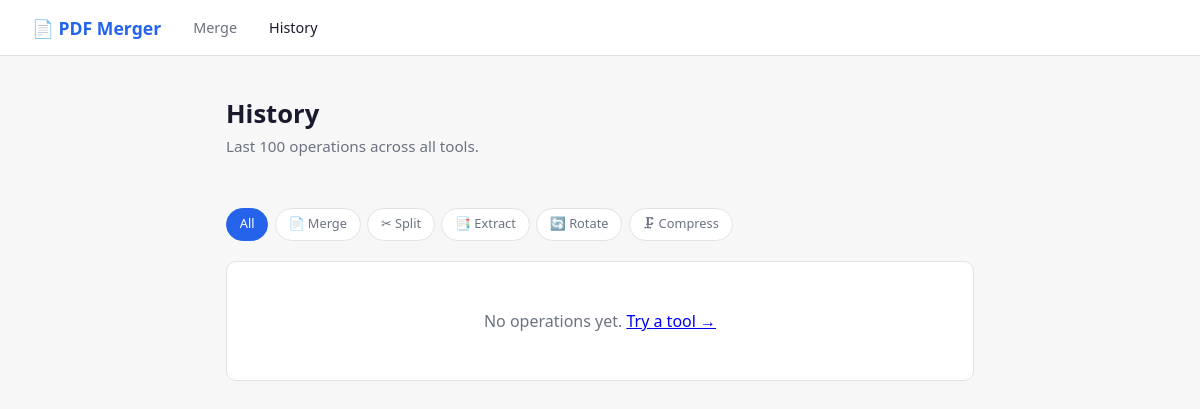
Before: /history/ with the older database file.
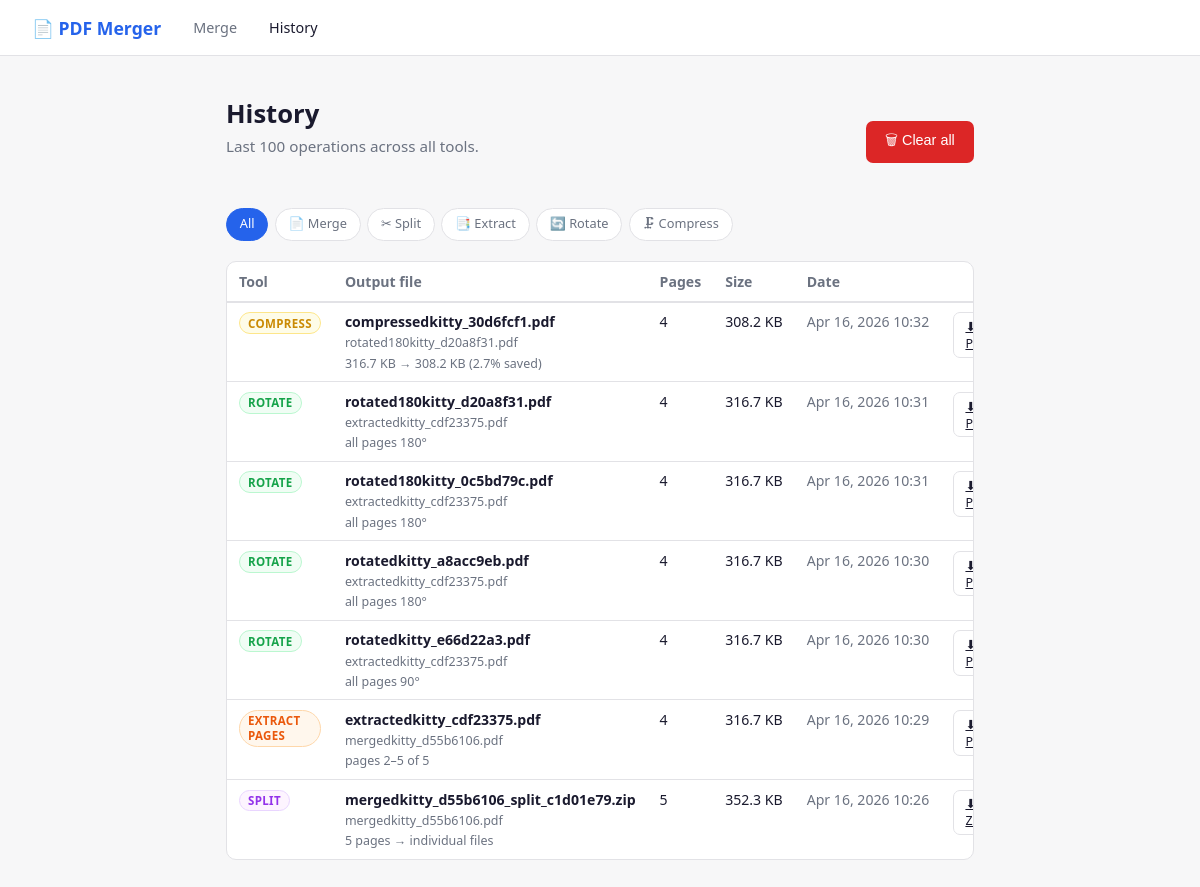
After: the same page with the newer database file.
### merger/models.py (models this page shows, shortened)
class Job(models.Model):
    tool            = models.CharField(max_length=20, choices=TOOL_CHOICES)
    output_filename = models.CharField(max_length=255)
    input_files     = models.TextField()          # comma-separated original names
    total_pages     = models.PositiveIntegerField(default=0)
    file_size_kb    = models.FloatField(default=0)
    output_path     = models.CharField(max_length=500)
    extra_info      = models.CharField(max_length=255, blank=True)  # e.g. "pages 5-10", "90°"
    created_at      = models.DateTimeField(auto_now_add=True)
    class Meta:
        ordering = ['-created_at']

### merger/views.py (the view)
# urls.py: path('history/',               views.history,       name='history'),
def history(request):
    tool = request.GET.get('tool', '')
    jobs = Job.objects.all()
    if tool:
        jobs = jobs.filter(tool=tool)
    jobs = jobs[:100]
    return render(request, 'merger/history.html', {'jobs': jobs, 'active_tool': tool})

### merger/templates/merger/history.html (shortened to what this page needs)
{% extends 'merger/base.html' %}
{% block content %}
<div class="top-row">
  <div>
    <h1>History</h1>
    <p class="subtitle">Last 100 operations across all tools.</p>
  </div>
  {% if jobs %}
  <form method="post" action="{% url 'clear_history' %}" onsubmit="return confirm('Delete all history and files?')">
    <button type="submit" class="btn btn-danger">🗑 Clear all</button>
  </form>
  {% endif %}
</div>
<div class="filter-row" style="margin-bottom:1.25rem">
  <a href="/history/" class="filter-btn {% if not active_tool %}active{% endif %}">All</a>
  <a href="/history/?tool=merge"    class="filter-btn {% if active_tool == 'merge'    %}active{% endif %}">📄 Merge</a>
  <a href="/history/?tool=split"    class="filter-btn {% if active_tool == 'split'    %}active{% endif %}">✂ Split</a>
  <a href="/history/?tool=extract"  class="filter-btn {% if active_tool == 'extract'  %}active{% endif %}">📑 Extract</a>
  <a href="/history/?tool=rotate"   class="filter-btn {% if active_tool == 'rotate'   %}active{% endif %}">🔄 Rotate</a>
  <a href="/history/?tool=compress" class="filter-btn {% if active_tool == 'compress' %}active{% endif %}">🗜 Compress</a>
</div>
<div class="card" style="padding:0;overflow:hidden">
{% if jobs %}
<table>
  <thead>
    <tr>
      <th>Tool</th>
      <th>Output file</th>
      <th>Pages</th>
      <th>Size</th>
      <th>Date</th>
      <th></th>
    </tr>
  </thead>
  <tbody>
  {% for job in jobs %}
    <tr>
      <td><span class="badge badge-{{ job.tool }}">{{ job.get_tool_display }}</span></td>
      <td>
        <strong>{{ job.output_filename }}</strong>
        <div class="sub">{{ job.input_files }}</div>
        {% if job.extra_info %}<div class="sub">{{ job.extra_info }}</div>{% endif %}
      </td>
      <td>{{ job.total_pages }}</td>
      <td style="white-space:nowrap">{{ job.file_size_kb }} KB</td>
      <td style="white-space:nowrap;color:var(--muted)">{{ job.created_at|date:"M d, Y H:i" }}</td>
      <td>
        {% if job.tool == 'split' %}
          <a href="{% url 'download_zip' job.pk %}" class="btn btn-ghost" style="padding:.3rem .7rem;font-size:.78rem">⬇ ZIP</a>
        {% else %}
          <a href="{% url 'download' job.pk %}" class="btn btn-ghost" style="padding:.3rem .7rem;font-size:.78rem">⬇ PDF</a>
        {% endif %}
      </td>
    </tr>
  {% endfor %}
  </tbody>
</table>
{% else %}
  <div class="empty">No operations yet. <a href="/">Try a tool →</a></div>
{% endif %}
</div>
{% endblock %}

### merger/templates/merger/base.html (shortened to what this page needs)
<!DOCTYPE html>
<html lang="en">
<head>
</head>
<body>
  <nav>
    <a class="brand" href="/">📄 PDF Merger</a>
    <a href="/"        {% if request.path == '/' %}class="active"{% endif %}>Merge</a>
    <a href="/history/"{% if '/history' in request.path %}class="active"{% endif %}>History</a>
  </nav>
  <main>
    {% block content %}{% endblock %}
  </main>
</body>
</html>

### merger/templates/merger/base.html (style rules this page uses)
*, *::before, *::after { box-sizing: border-box; margin: 0; padding: 0; }
:root { --bg: #f7f7f8; --card: #ffffff; --border: #e2e2e6; --accent: #2563eb; --accent2: #1d4ed8; --danger: #dc2626; --success: #16a34a; --text: #1a1a2e; --muted: #6b7280; --radius: 10px; }
body { font-family: system-ui, sans-serif; background: var(--bg); color: var(--text); min-height: 100vh; }
nav { background: var(--card); border-bottom: 1px solid var(--border); padding: 0 2rem; display: flex; align-items: center; gap: 2rem; height: 56px; }
nav .brand { font-weight: 700; font-size: 1.1rem; color: var(--accent); text-decoration: none; display: flex; align-items: center; gap: .4rem; }
nav a { color: var(--muted); text-decoration: none; font-size: .9rem; }
nav a:hover, nav a.active { color: var(--text); }
main { max-width: 780px; margin: 2.5rem auto; padding: 0 1rem; }
h1 { font-size: 1.6rem; margin-bottom: .3rem; }
.subtitle { color: var(--muted); font-size: .95rem; margin-bottom: 2rem; }
.card { background: var(--card); border: 1px solid var(--border); border-radius: var(--radius); padding: 1.5rem; margin-bottom: 1.25rem; }
.btn { display: inline-flex; align-items: center; gap: .4rem; padding: .55rem 1.2rem; border-radius: 7px; font-size: .9rem; font-weight: 500; cursor: pointer; border: none; transition: background .15s; }
.btn-danger { background: var(--danger); color: #fff; }
.btn-ghost { background: transparent; border: 1px solid var(--border); color: var(--text); }

### merger/templates/merger/history.html (style rules this page uses)
table { width: 100%; border-collapse: collapse; font-size: .88rem; }
th { text-align: left; padding: .6rem .75rem; border-bottom: 2px solid var(--border); color: var(--muted); font-weight: 600; }
td { padding: .6rem .75rem; border-bottom: 1px solid var(--border); vertical-align: top; }
tr:last-child td { border-bottom: none; }
.badge { display: inline-block; font-size: .72rem; padding: .15rem .5rem; border-radius: 99px; font-weight: 600; text-transform: uppercase; letter-spacing: .03em; }
.badge-split { background:#fdf4ff; color:#9333ea; border:1px solid #e9d5ff; }
.badge-extract { background:#fff7ed; color:#ea580c; border:1px solid #fed7aa; }
.badge-rotate { background:#f0fdf4; color:#16a34a; border:1px solid #bbf7d0; }
.badge-compress { background:#fefce8; color:#ca8a04; border:1px solid #fde68a; }
.sub { color: var(--muted); font-size: .78rem; margin-top: .2rem; }
.top-row { display:flex; align-items:center; justify-content:space-between; margin-bottom:1.25rem; flex-wrap:wrap; gap:.75rem; }
.filter-row { display:flex; gap:.4rem; flex-wrap:wrap; }
.filter-btn { padding:.3rem .8rem; border-radius:99px; border:1px solid var(--border); background:var(--card); font-size:.8rem; cursor:pointer; text-decoration:none; color:var(--muted); }
.filter-btn:hover, .filter-btn.active { background:var(--accent); color:#fff; border-color:var(--accent); }

Changed rows visible on the page:
added Job: tool "COMPRESS", output_filename "compressedkitty_30d6fcf1.pdf", input_files "rotated180kitty_d20a8f31.pdf", extra_info "316.7 KB → 308.2 KB (2.7% saved)", total_pages "4", file_size_kb "308.2", created_at "Apr 16, 2026 10:32", shows "⬇ PDF"
added Job: tool "ROTATE", output_filename "rotated180kitty_d20a8f31.pdf", input_files "extractedkitty_cdf23375.pdf", extra_info "all pages 180°", total_pages "4", file_size_kb "316.7", created_at "Apr 16, 2026 10:31", shows "⬇ PDF"
added Job: tool "ROTATE", output_filename "rotated180kitty_0c5bd79c.pdf", input_files "extractedkitty_cdf23375.pdf", extra_info "all pages 180°", total_pages "4", file_size_kb "316.7", created_at "Apr 16, 2026 10:31", shows "⬇ PDF"
added Job: tool "ROTATE", output_filename "rotatedkitty_a8acc9eb.pdf", input_files "extractedkitty_cdf23375.pdf", extra_info "all pages 180°", total_pages "4", file_size_kb "316.7", created_at "Apr 16, 2026 10:30", shows "⬇ PDF"
added Job: tool "ROTATE", output_filename "rotatedkitty_e66d22a3.pdf", input_files "extractedkitty_cdf23375.pdf", extra_info "all pages 90°", total_pages "4", file_size_kb "316.7", created_at "Apr 16, 2026 10:30", shows "⬇ PDF"
added Job: tool "EXTRACT PAGES", output_filename "extractedkitty_cdf23375.pdf", input_files "mergedkitty_d55b6106.pdf", extra_info "pages 2–5 of 5", total_pages "4", file_size_kb "316.7", created_at "Apr 16, 2026 10:29", shows "⬇ PDF"
added Job: tool "SPLIT", output_filename "mergedkitty_d55b6106_split_c1d01e79.zip", input_files "mergedkitty_d55b6106.pdf", extra_info "5 pages → individual files", total_pages "5", file_size_kb "352.3", created_at "Apr 16, 2026 10:26", shows "⬇ ZIP"
Other visible differences:
text no longer shown: "No operations yet. Try a tool →"
text now shown: "🗑 Clear all Tool Output file Pages Size Date"
